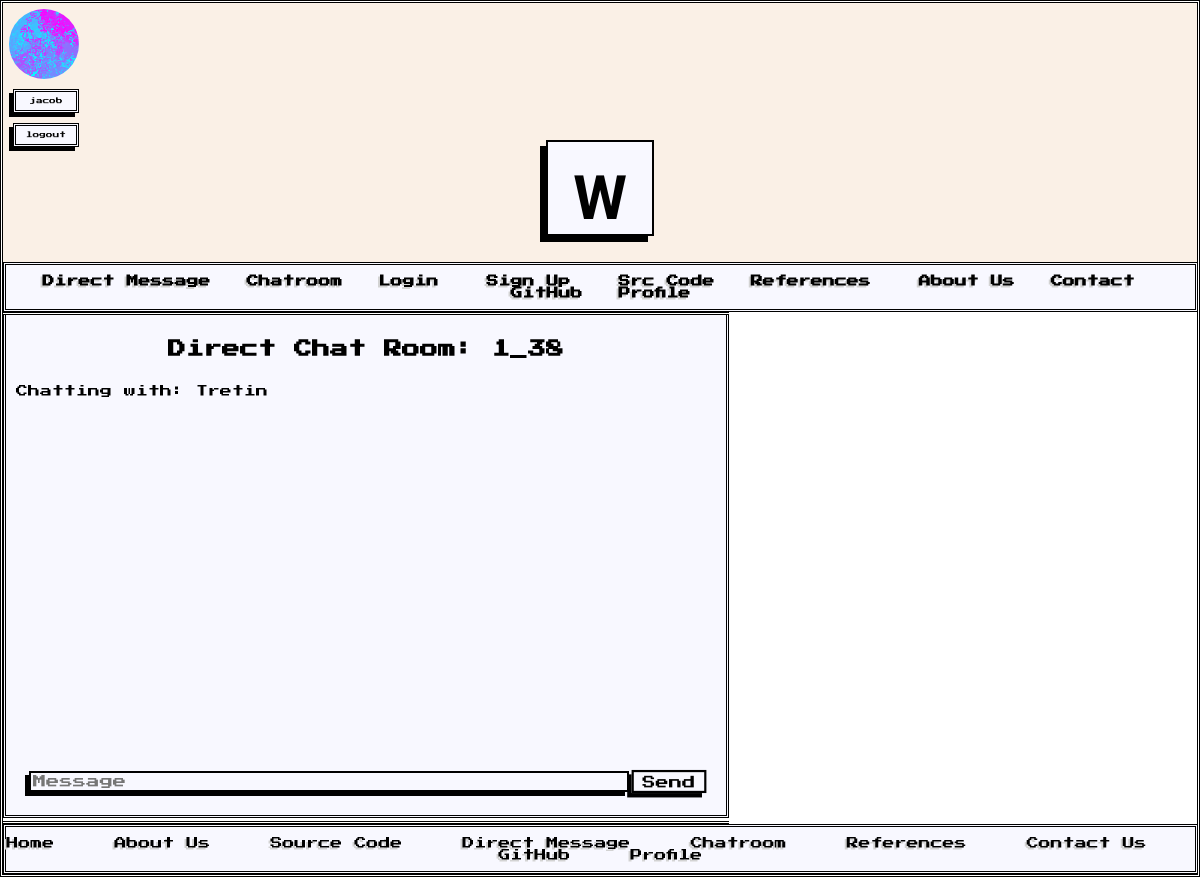
Screenshot of /directRoom/1_38 (signed in) with the database file from the repository.
### main.py (models this page shows, shortened)
class User(UserMixin, db.Model): # UserMixin needed for login functionality
    user_id = db.Column(db.Integer, primary_key=True, autoincrement=True)
    username = db.Column(db.String(80), unique=True, nullable=False)
    full_name = db.Column(db.String(120), nullable=False)
    phone_number = db.Column(db.String(20), nullable=True)
    email = db.Column(db.String(120), unique=True, nullable=False)
    password_hash = db.Column(db.String(128), nullable=False)
    department = db.Column(db.String(100), nullable=True)
    role = db.Column(db.String(100), nullable=True)
    clearance_level = db.Column(db.Integer, nullable=True)
    profile_pic = db.Column(db.String(120), nullable=True)
    public_key = db.Column(db.String(512), nullable=True)

### main.py (the view)
@app.route('/directRoom/<room_code>')
@login_required
def direct_chat_room(room_code):
    room = DirectRoom.query.filter_by(room_code=room_code).first()
    if not room:
        return "Room not found", 404
    if current_user.user_id == room.user1_id:
        recipient = User.query.filter_by(user_id=room.user2_id).first()
    else:
        recipient = User.query.filter_by(user_id=room.user1_id).first()
    return render_template("directRoom.html", room=room_code, recipient=recipient, currentUser=current_user)

### main.py (called while the page is built)
@login_manager.user_loader
def load_user(user_id):
    return User.query.get(int(user_id))

### templates/directRoom.html (shortened to what this page needs)
{% extends "base.html" %}
{% block content %}
<div style="border-top: double; border-bottom: double;">
    <div class="message-box">
        <h2>Direct Chat Room: {{ room }}</h2>
        {% if recipient %}
            <p>Chatting with: {{ recipient.full_name }}</p>
        {% endif %}
        <div class="messages" id="messages"></div>
        <div class="inputs">
            <input type="text" rows="3" placeholder="Message" name="message" id="message"/>
            <button type="button" name="send" id="send-btn" onClick="sendMessage()">Send</button>
        </div>
    </div>
</div>
{% endblock %}

### templates/base.html (shortened to what this page needs)
<!DOCTYPE html>
<html lang="en" style="font-family:'Kumar One Outline', serif;">
<head>
    <link rel="stylesheet" href="{{ url_for('static', filename='style.css')}}"/>
</head>
<body>
<div style="background: linen; font-size:9pt;font-family:'Press Start 2P', sans-serif; height:100%;">
    <div style="margin:0; display: inline-grid;">
        <img src="{{ url_for('static', filename=("/profile_pics/" + (current_user.username or "guest") + ".png")) }}" alt="pfp" style="width:70px; height:70px; margin-left:6px;margin-top:6px; border-radius:180px;">
        <span class="fancybox" id="hov" style="height:8px; font-size:5pt;width:50px;padding:5px;"><a href="/profile">{{ current_user.username or "guest" }}</a></span>
        <span class="fancybox" id="hov" style="height:8px; width:50px;font-size:5pt;"><a href='/logout' style="text-align:center;">logout</a></span>
    </div>
    <header style="font-size:46pt; transition: transform 2s; padding-top:25px;">
        <a href="/"><span style="text-align:center; font-weight:bolder; border-style: solid; border-width:2px; border-color: black; padding: 20px 25px 0;background: ghostwhite; color: black; box-shadow: -6px 6px black;">W</span></a>
    </header>
    <br>
    <nav class="fancybox3" style="font-size:9pt; text-shadow: -2px 2px lightgrey;">
        <a href="/soc_network"><strong>Direct Message</strong></a>&nbsp&nbsp
        <a href="/chatHome"><strong>Chatroom</strong></a>&nbsp&nbsp
        <a href="/login"><strong>Login</strong></a> &nbsp&nbsp
        <a href="/register"><strong>Sign Up</strong></a> &nbsp&nbsp
        <a href="/source"><strong>Src Code</strong></a>&nbsp&nbsp
        <a href="/references"><strong>References</strong></a> &nbsp&nbsp
        <a href="/about"><strong>About Us</strong></a>&nbsp&nbsp
        <a href="/contact"><strong>Contact</strong></a>&nbsp&nbsp
        <a href="https://github.com/ucmo-cs/s25-wavelength-messenger"><strong>GitHub</strong></a>&nbsp&nbsp
        <a href="/profile"><strong>Profile</strong></a>
        </nav>
</div>
    <div class="content" style="height: 512px;"> {% block content %}{% endblock %} </div>
</body>
<footer class="fancybox3" style="margin-top:0;font-size:9pt; padding: 10px 0 10px 0;text-shadow: -2px 2px lightgray; display: inline-block; flex-direction: row;">
    <a href="/">Home</a>&nbsp&nbsp&nbsp&nbsp
    <a href="/about">About Us</a>&nbsp&nbsp&nbsp&nbsp
    <a href="/source">Source Code</a>&nbsp&nbsp&nbsp&nbsp
    <a href="/soc_network:">Direct Message</a>&nbsp&nbsp&nbsp&nbsp
    <a href="/chatHome">Chatroom</a>&nbsp&nbsp&nbsp&nbsp
    <a href="/references">References</a>&nbsp&nbsp&nbsp&nbsp
    <a href="/contact">Contact Us</a>&nbsp&nbsp&nbsp&nbsp
    <a href="https://github.com/JacobB-qom/Senior-Project">GitHub</a>&nbsp&nbsp&nbsp&nbsp
    <a href="/profile">Profile</a>
    <br>
</footer>
</html>

### static/style.css (style rules this page uses)
.content { display: flex; }
body { margin:0; border-style: double; border-color:black; color:black; }
.message-box { border-color: black; border-width: 2px; border-right: double; border-left: double; border-bottom: double; font-family: "Press Start 2P", serif; padding: 10px; background-color: ghostwhite; height: 60vh; display: flex; flex-direction: column; width: 700px; align-items: stretch; font-size: 9pt; }
.messages { overflow-y: scroll; flex: 1; font-family: "Press Start 2P", serif; }
.inputs { padding: 10px; display: flex; }
.fancybox { font-family: 'Press Start 2P', sans-serif; width:10%; margin: 10px 10px 0; font-size:8pt; border-style:double; background-color: ghostwhite; padding: 5px; box-shadow: -4px 4px; display: inline-block; text-align:center; }
.fancybox3 { font-family: 'Press Start 2P', sans-serif; font-size:10pt; border-style:double; background-color: ghostwhite; padding-top: 10px; padding-bottom: 10px; text-align: center; display:inline-block; margin: 6px 0 0; width:99.6%; }
input { font-size: 10pt; margin: 3px; padding:2px; border-style:double; border-color:black; background-color: ghostwhite; box-shadow: -4px 4px; font-family: 'Press Start 2P', sans-serif; }
h2 { text-align: center; }
#message { flex: 1; }
button { padding: 2px; margin: 3px; width: 70%; border-style:double; background-color: ghostwhite; box-shadow: -4px 4px; font-family: 'Press Start 2P', sans-serif; border-color:black; transform: scale(110%, 110%); transition: transform 1s; }
header { margin-top:-10px; padding: 10px; text-align: center; font-family: "Kumar One Outline", serif; margin-bottom:0; }
nav { text-align:center; display: inline-block; width:100%; }
a { text-decoration: none; color: black; }
footer { margin:0; font-family: "Press Start 2P", sans-serif; font-size: 8pt; text-decoration: none; background: linen; height: 100%; padding: 10px; }
#send-btn { width:10%; font-size:9pt; }

### rows the page displays
User: username (picture), username "jacob"
User: full_name "Tretin"

### other values shown
{{ room }} "1_38"
